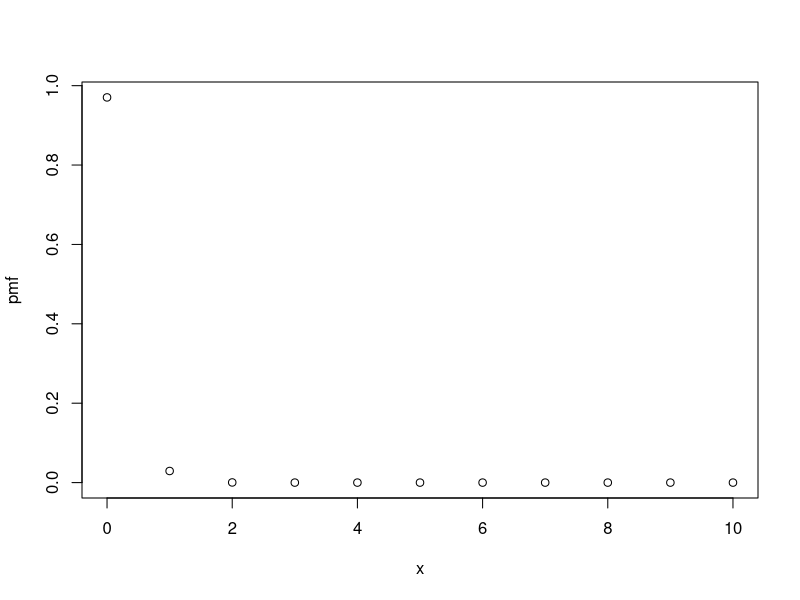
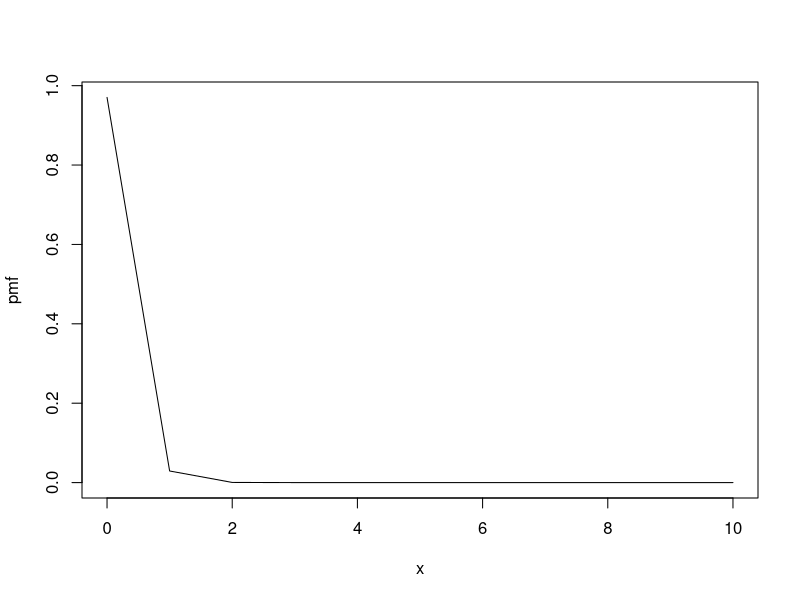
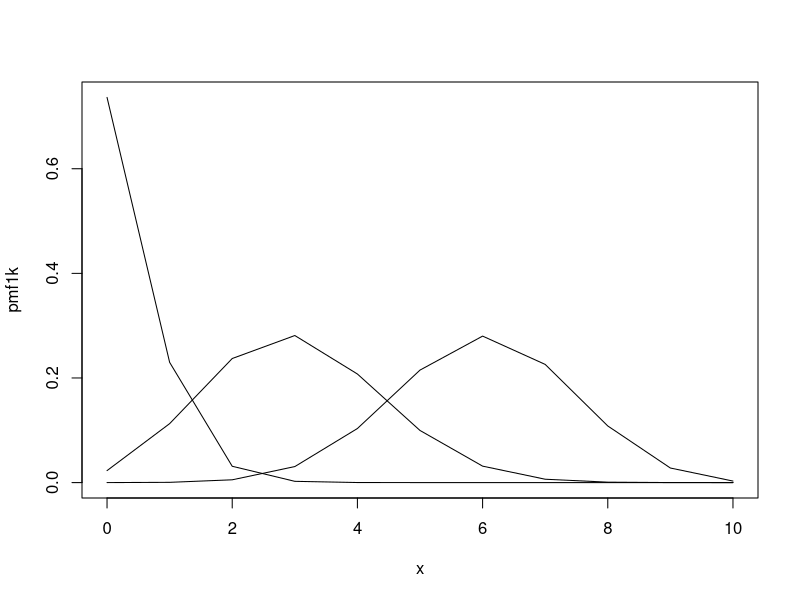
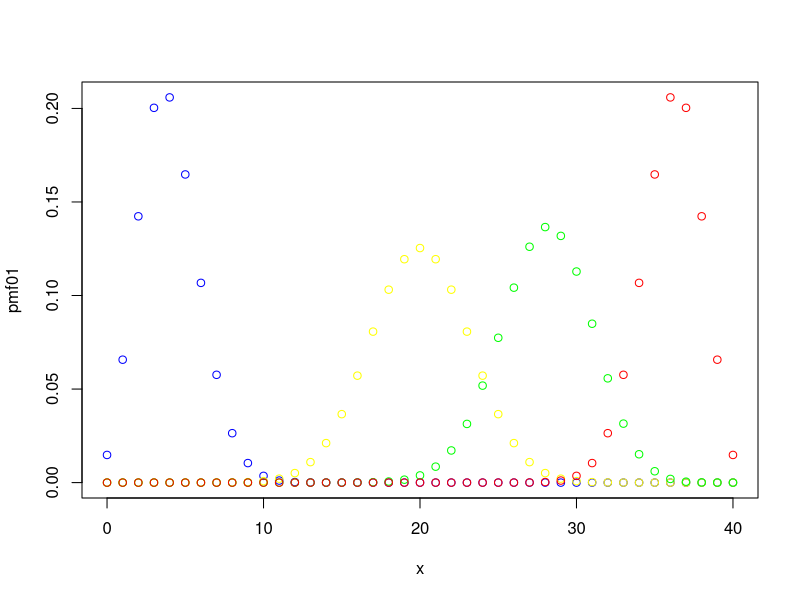

Write the R code that produced these figures, in order.
# hypergeometric distribution (sampling without replacement)
dhyper(1, 30, 10000-30, 10)
dhyper(0, 30, 10000-30, 10)

x = 0:10
x
pmf = dhyper(x, 30, 10000-30, 10)
pmf
plot(x, pmf)
plot(x, pmf, type="l")

pmf1k = dhyper(x, 30, 1000-30, 10)
pmf100 = dhyper(x, 30, 100-30, 10)
pmf50 = dhyper(x, 30, 50-30, 10)

plot(x, pmf1k, type="l") # highest pmf will be on x = 30/1000 * 10 = 0.3, since 30 out of 1000 is improvable.
lines(x, pmf100) # highest pmf will be on x = 3, since 30 out of 100 is improvable.
lines(x, pmf50) # highest pmf will be on x = 6, since 30 out of 50 is improvable.

# binomial distribution (sampling with replacement)
x = 0:40
pmf01 = dbinom(x, 40, 0.1)
pmf05 = dbinom(x, 40, 0.5)
pmf07 = dbinom(x, 40, 0.7)
pmf09 = dbinom(x, 40, 0.9)

plot(x, pmf01, col="blue")
points(x, pmf05, col="yellow")
points(x, pmf07, col="green")
points(x, pmf09, col='red')
